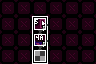

A 2D game scene composited from a Tiled map and its tileset images. What follows is a short description and the map's XML, with every tile layer's data as written:
An orthogonal 6x4 tile map with 16x16 px tiles, 4 tile layers (Maze Shape, Room Properties, Restrictions, Minimap).

<map version="1.10" tiledversion="1.11.0" orientation="orthogonal" renderorder="right-down" width="6" height="4" tilewidth="16" tileheight="16" infinite="0" nextlayerid="5" nextobjectid="1">
 <properties>
  <property name="max_exit_rooms" type="int" value="0" />
  <property name="min_challenge_rooms" type="int" value="0" />
  <property name="min_exit_rooms" type="int" value="0" />
  <property name="min_shop_rooms" type="int" value="0" />
 </properties>
 <tileset firstgid="1" source="../LayoutTiles.tsx" />
 <layer id="1" name="Maze Shape" width="6" height="4">
  <data encoding="csv">
1,1,1,1,1,1,
1,1,2,1,1,1,
1,1,34,1,1,1,
1,1,50,1,1,1
</data>
 </layer>
 <layer id="2" name="Room Properties" width="6" height="4">
  <data encoding="csv">
5,5,5,5,5,5,
5,5,123,5,5,5,
5,5,109,5,5,5,
5,5,6,5,5,5
</data>
 </layer>
 <layer id="3" name="Restrictions" width="6" height="4">
  <data encoding="csv">
0,0,0,0,0,0,
0,0,16,0,0,0,
0,0,16,0,0,0,
0,0,0,0,0,0
</data>
 </layer>
 <layer id="4" name="Minimap" width="6" height="4">
  <data encoding="csv">
0,0,0,0,0,0,
0,0,14,0,0,0,
0,0,14,0,0,0,
0,0,14,0,0,0
</data>
 </layer>
</map>
